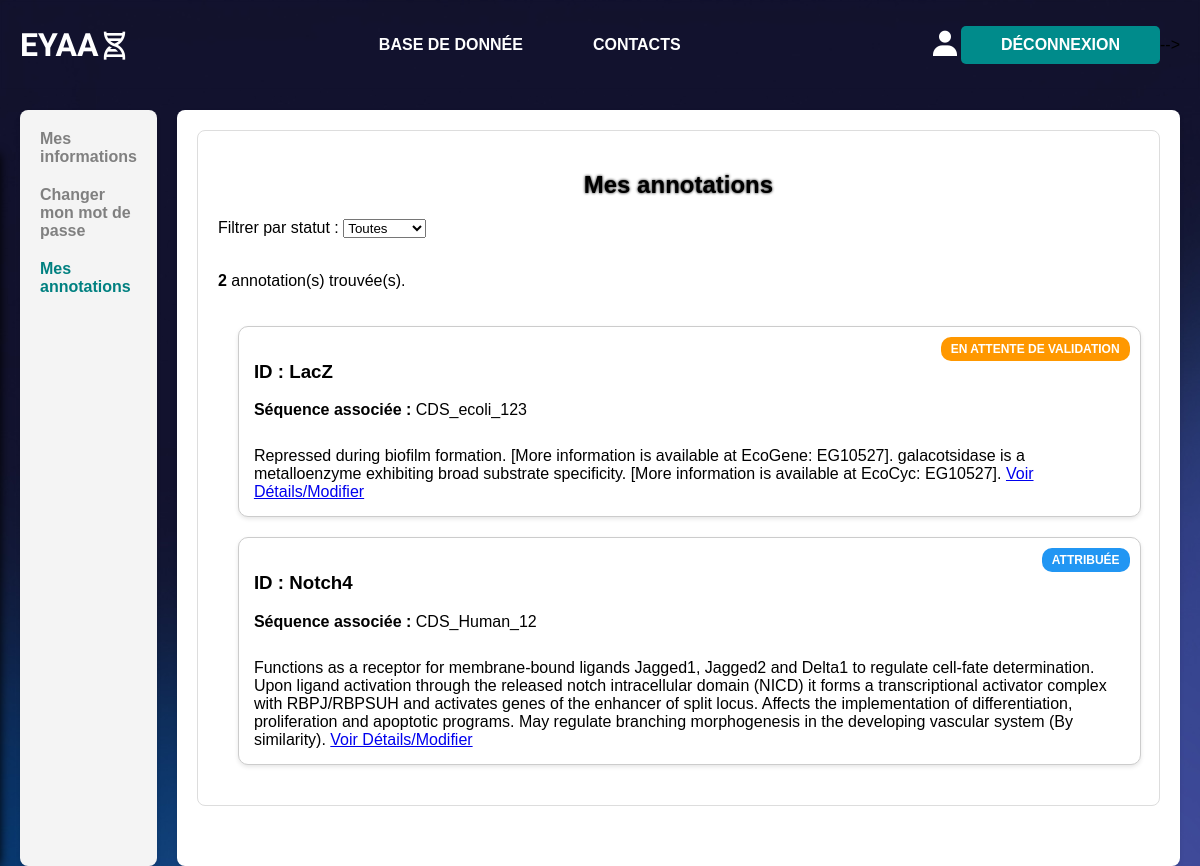
Page /profil/annotations/ (signed in) on the committed database.
### core/models.py (models this page shows, shortened)
class Annotation(models.Model):
    annotation_id = models.CharField(max_length=20, primary_key=True)
    annotation_text = models.TextField()  # Définir un max ?
    annotation_author = models.ForeignKey(CustomUser, on_delete=models.CASCADE, related_name="annotations")
    is_validated = models.BooleanField(default=False)
    rejected_comment = models.TextField(blank=True, null=True)
    validation_date = models.DateTimeField(blank=True, null=True)
    sequence = models.OneToOneField(Sequence, on_delete=models.CASCADE,
                                    related_name="annotation")

class Sequence(models.Model):
    sequence_id = models.CharField(max_length=20, primary_key=True)
    dna_sequence = models.TextField()
    aa_sequence = models.TextField()
    num_chromosome = models.IntegerField()
    sequence_start = models.IntegerField()
    sequence_stop = models.IntegerField()
    sequence_length = models.IntegerField()
    gene_name = models.CharField(max_length=20, blank=True, null=True)
    peptide_product = models.CharField(max_length=20, blank=True, null=True)
    STATUS_CHOICES = [("Nothing", "Non-annotée"),
                      ("Assigned", "Attribuée"),
                      ("Awaiting validation", "En attente de validation"),
                      ("Validated", "Validée")]
    sequence_status = models.CharField(max_length=50, choices=STATUS_CHOICES)
    genome = models.ForeignKey(Genome, on_delete=models.CASCADE,
                               related_name="sequences")

### core/views.py (the view)
# urls.py: path('profil/annotations/', views.profile_annotations, name='profile_annotations'),
@login_required
def profile_annotations(request):
    status_filter = request.GET.get("filter", "all")
    annotations = Annotation.objects.filter(annotation_author=request.user)
    if status_filter == "validated":
        annotations = annotations.filter(is_validated=True)
    elif status_filter == "awaiting":
        annotations = annotations.filter(is_validated=False, sequence__sequence_status = "Awaiting validation")
    elif status_filter == "assigned":
        annotations = annotations.filter(is_validated=False, sequence__sequence_status = "Assigned")
    annotations_count = annotations.count()
    return render(request, 'core/profile_annotations.html', {'annotations': annotations,'status_filter': status_filter,
        'annotations_count': annotations_count})

### core/templates/core/profile_annotations.html (shortened to what this page needs)
{% extends "core/base_profile.html" %}
{% block profile_content %}
<div id="annotations">
    <h2>Mes annotations</h2>
    <form method="GET" action="">
        <label for="filter">Filtrer par statut :</label>
        <select name="filter" id="filter" onchange="this.form.submit()">
            <option value="all" {% if status_filter == "all" %}selected{% endif %}>Toutes</option>
        </select>
    </form>
    <br>
    <p><strong>{{ annotations_count }}</strong> annotation(s) trouvée(s).</p>
    <div class="database-container">
        {% if annotations.exists %}
            {% for annotation in annotations %}
                <div class="annotation-card">
                    <div class="badge status-{{ annotation.sequence.sequence_status|lower|slugify }}">{{ annotation.sequence.get_sequence_status_display }}</div>
                    <h3> ID : {{ annotation.annotation_id }} </h3>
                    <strong>Séquence associée :</strong> {{ annotation.sequence.sequence_id }}</p>
                    <br>
                    {{ annotation.annotation_text }}
                    <a href="{% url 'annoter' annotation.sequence.sequence_id %}" class="btn-view">Voir Détails/Modifier</a>
                </div>
            {% endfor %}
        {% elif user.role == "lecteur" %}
            <p>En tant que lecteur vous n'avez pas accès à cette fonctionnalité.</p>
        {% endif %}
    </div>
</div>
{% endblock %}

### core/static/core/style.css (style rules this page uses)
body, html { margin: 0; padding: 0; font-family: Avantgarde, sans-serif; height: 100vh; background: rgb(97,81,153); background-image: url("../images/hero-bg.jpg "); }
h2 { text-shadow: black 0 0 3px; text-align: center; font-size: 15px; }

### core/static/core/style_espace_perso.css (style rules this page uses)
#informations, #annotations, #change_PSWD { margin-bottom: 40px; }
#informations h2, #annotations h2 { font-size: 24px; margin-bottom: 20px; }
#informations p, #annotations p { font-size: 16px; }
#informations, #annotations, #change_PSWD { border: 1px solid #ddd; padding: 20px; border-radius: 8px; }
.database-container { display: flex; flex-wrap: wrap; justify-content: center; gap: 20px; padding: 20px; width: 98%; }
.annotation-card { position: relative; background-color: white; border-radius: 10px; width: 100%; padding: 15px; border: 1px solid #ccc; box-shadow: 0 2px 4px rgba(0, 0, 0, 0.1); transition: transform 0.2s, box-shadow 0.2s; max-height: max-content; }
.badge { position: absolute; top: 10px; right: 10px; background-color: #444; color: white; padding: 5px 10px; font-size: 12px; font-weight: bold; border-radius: 10px; text-transform: uppercase; }
.status-assigned { background-color: #2196F3; }
.status-awaiting-validation { background-color: #FF9800; }

### rows in the picture
Annotation: sequence.sequence_status "EN ATTENTE DE VALIDATION", annotation_id "LacZ", sequence.sequence_id "CDS_ecoli_123", annotation_text "Repressed during biofilm formation. [More information is available at EcoGene: EG10527]. galacotsidase is a metalloenzyme exhibiting broad substrate specificity. [More information is available at EcoCyc: EG10527]."
Annotation: sequence.sequence_status "ATTRIBUÉE", annotation_id "Notch4", sequence.sequence_id "CDS_Human_12", annotation_text "Functions as a receptor for membrane-bound ligands Jagged1, Jagged2 and Delta1 to regulate cell-fate determination. Upon ligand activation through the released notch intracellular domain (NICD) it forms a transcriptional activator complex with RBPJ/RBPSUH and activates genes of the enhancer of split locus. Affects the implementation of differentiation, proliferation and apoptotic programs. May regulate branching morphogenesis in the developing vascular system (By similarity)."

### other values in the picture
{{ annotations_count }} "2"
